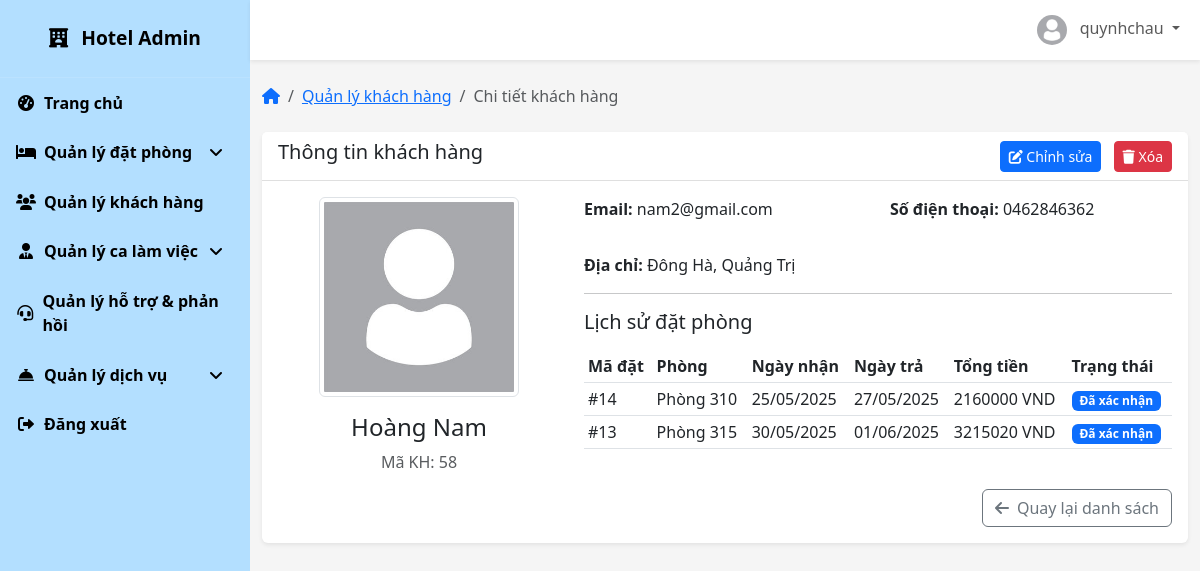
/admin-dashboard/customers/58/ (signed in), run on the app's committed database.
### accounts/models.py (models this page shows, shortened)
class TaiKhoan(AbstractBaseUser, PermissionsMixin):
    username = models.CharField(
        max_length=150,
        unique=True,
        verbose_name=_('Tên đăng nhập'),
        error_messages={
            'unique': _("Tên đăng nhập đã tồn tại."),
        },
    )
    email = models.EmailField(
        verbose_name=_('Địa chỉ email'),
        max_length=255,
        unique=True,
        blank=True,
        null=True,
        error_messages={
            'unique': _("Email đã được sử dụng."),
        },
    )
    sdt = models.CharField(
        max_length=15,
        verbose_name=_('Số điện thoại'),
        blank=True,
        null=True,
    )
    dia_chi = models.TextField(
        verbose_name=_('Địa chỉ'),
        blank=True,
        null=True,
    )
    loai_tk = models.CharField(
        max_length=20,
        choices=[
            ('khach_hang', 'Khách hàng'),
            ('nhan_vien', 'Nhân viên'),
            ('admin', 'Quản lý'),
        ],
        default='khach_hang',
        verbose_name=_('Loại tài khoản'),
    )
    is_staff = models.BooleanField(
        default=False,
        verbose_name=_('Truy cập quản trị'),
    )
    is_active = models.BooleanField(
        default=True,
        verbose_name=_('Kích hoạt'),
    )
    objects = TaiKhoanManager()
    USERNAME_FIELD = 'username'
    REQUIRED_FIELDS = ['email']
    class Meta:
        verbose_name = _('Tài khoản')
        verbose_name_plural = _('Tài khoản')

### core/models.py (models this page shows, shortened)
class KhachHang(models.Model):
    ma_kh = models.AutoField(primary_key=True)
    tai_khoan = models.OneToOneField(settings.AUTH_USER_MODEL, on_delete=models.CASCADE)
    ten_kh = models.CharField(max_length=50)
    sdt = models.CharField(max_length=10)
    email = models.EmailField()
    dia_chi = models.TextField()
    anh_dai_dien = models.ImageField(upload_to='khach_hang/', null=True, blank=True)
    ghi_chu = models.TextField(blank=True)

class DonDatPhong(models.Model):
    TRANG_THAI_CHOICES = [
        ('cho_xac_nhan', 'Chờ xác nhận'),
        ('da_xac_nhan', 'Đã xác nhận'),
        ('da_checkin', 'Đã check-in'),
        ('da_checkout', 'Đã check-out'),
        ('da_huy', 'Đã hủy'),
    ]
    ma_ddp = models.AutoField(primary_key=True)
    khach_hang = models.ForeignKey(KhachHang, on_delete=models.CASCADE)
    phong = models.ForeignKey(Phong, on_delete=models.CASCADE)
    ngay_dat = models.DateTimeField(auto_now_add=True)
    ngay_nhan = models.DateField()
    ngay_tra = models.DateField()
    so_luong_nguoi = models.PositiveIntegerField(default=1)
    gia_ddp = models.FloatField(validators=[MinValueValidator(0)])
    trang_thai = models.CharField(max_length=20, choices=TRANG_THAI_CHOICES, default='cho_xac_nhan')
    ghi_chu = models.TextField(blank=True)
    da_thanh_toan = models.BooleanField(default=False)

class Phong(models.Model):
    LOAI_PHONG_CHOICES = [
        ('standard', 'Phòng Standard'),
        ('deluxe', 'Phòng Deluxe'),
        ('suite', 'Phòng Suite'),
        ('family', 'Phòng Gia đình'),
    ]
    TRANG_THAI_CHOICES = [
        ('trong', 'Trống'),
        ('da_dat', 'Đã đặt'),
        ('dang_su_dung', 'Đang sử dụng'),
        ('bao_tri', 'Bảo trì'),
    ]
    ma_p = models.AutoField(primary_key=True)
    ten_p = models.CharField(max_length=50, unique=True)
    gia = models.FloatField(validators=[MinValueValidator(0)])
    loai_p = models.CharField(max_length=25, choices=LOAI_PHONG_CHOICES)
    chinh_sach_huy_p = models.TextField()
    mo_ta = models.TextField()
    anh_dai_dien = models.ImageField(upload_to='phong/')
    trang_thai = models.CharField(max_length=20, choices=TRANG_THAI_CHOICES, default='trong')
    suc_chua = models.PositiveIntegerField(default=2)
    tien_ich = models.TextField(blank=True)

### core/views.py (the view)
# urls.py: path('admin-dashboard/customers/<int:pk>/', core_views.customer_detail, name='customer_detail'),
@login_required
@user_passes_test(is_admin_or_staff)
def customer_detail(request, pk):
    logger.debug(f"User accessing customer_detail: {request.user.username}, Role: {getattr(request.user, 'loai_tk', 'N/A')}, Authenticated: {request.user.is_authenticated}")
    customer = get_object_or_404(KhachHang, pk=pk)
    bookings = DonDatPhong.objects.filter(khach_hang=customer).order_by('-ngay_dat')
    context = {
        'customer': customer,
        'bookings': bookings,
        'is_admin': request.user.loai_tk == 'admin',
        'is_staff': request.user.loai_tk == 'nhan_vien',
    }
    return render(request, 'admin/customer_detail.html', context)

### core/context_processors.py (called while the page is built)
def user_roles_processor(request):
    is_user_true_admin = False  # Phân biệt admin thật sự (superuser hoặc loai_tk='admin')
    is_regular_staff_role = False  # Nhân viên thường, không phải admin/superuser
    if request.user.is_authenticated:
        if request.user.is_superuser or getattr(request.user, 'loai_tk', None) == 'admin':
            is_user_true_admin = True
        if getattr(request.user, 'loai_tk', None) == 'nhan_vien' and not is_user_true_admin:
            is_regular_staff_role = True
    return {
        'is_user_true_admin': is_user_true_admin,
        'is_regular_staff_role': is_regular_staff_role,
    }

### core/views.py (called while the page is built)
def is_admin(user):
    try:
        return user.is_authenticated and (user.is_superuser or getattr(user, 'loai_tk', '').strip().lower() == 'admin')
    except AttributeError as e:
        logger.error(f"Error in is_admin: {str(e)}")
        return False

def is_admin_or_staff(user):
    return is_admin(user) or is_staff(user)

### templates/admin/customer_detail.html (shortened to what this page needs)
{% extends 'admin/base.html' %}
{% block breadcrumb %}
<li class="breadcrumb-item"><a href="{% url 'admin_customer_management' %}">Quản lý khách hàng</a></li>
<li class="breadcrumb-item active" aria-current="page">Chi tiết khách hàng</li>
{% endblock %}
{% block admin_content %}
<div class="card">
    <div class="card-header d-flex justify-content-between align-items-center">
        <h5>Thông tin khách hàng</h5>
        {% if is_admin %}
            <div>
                <a href="{% url 'edit_customer' customer.ma_kh %}" class="btn btn-sm btn-primary me-2">
                    <i class="fas fa-edit"></i> Chỉnh sửa
                </a>
                <button type="button" class="btn btn-sm btn-danger" data-bs-toggle="modal" data-bs-target="#deleteModal">
                    <i class="fas fa-trash"></i> Xóa
                </button>
            </div>
        {% endif %}
    </div>
    <div class="card-body">
        <div class="row">
            <div class="col-md-4 text-center">
                {% if customer.anh_dai_dien %}
    <img src="{{ customer.anh_dai_dien.url }}" class="img-thumbnail mb-3" width="200" alt="Avatar">
{% else %}
    <img src="/static/images/default-avartar.jpg" class="img-thumbnail mb-3" width="200" alt="Default Avatar">
{% endif %}
                <h4>{{ customer.ten_kh }}</h4>
                <p class="text-muted">Mã KH: {{ customer.ma_kh }}</p>
            </div>
            <div class="col-md-8">
                <div class="row mb-3">
                    <div class="col-md-6">
                        <p><strong>Email:</strong> {{ customer.email }}</p>
                    </div>
                    <div class="col-md-6">
                        <p><strong>Số điện thoại:</strong> {{ customer.sdt }}</p>
                    </div>
                </div>
                <div class="mb-3">
                    <p><strong>Địa chỉ:</strong> {{ customer.dia_chi }}</p>
                </div>
                <hr>
                <h5 class="mb-3">Lịch sử đặt phòng</h5>
                <div class="table-responsive">
                    <table class="table table-sm">
                        <thead>
                            <tr>
                                <th>Mã đặt</th>
                                <th>Phòng</th>
                                <th>Ngày nhận</th>
                                <th>Ngày trả</th>
                                <th>Tổng tiền</th>
                                <th>Trạng thái</th>
                            </tr>
                        </thead>
                        <tbody>
                            {% for booking in bookings %}
                            <tr>
                                <td>#{{ booking.ma_ddp }}</td>
                                <td>{{ booking.phong.ten_p }}</td>
                                <td>{{ booking.ngay_nhan|date:"d/m/Y" }}</td>
                                <td>{{ booking.ngay_tra|date:"d/m/Y" }}</td>
                                <td>{{ booking.gia_ddp|floatformat:0 }} VND</td>
                                <td>
                                    {% if booking.trang_thai == 'cho_xac_nhan' %}
                                    <span class="badge bg-warning">Chờ xác nhận</span>
                                    {% elif booking.trang_thai == 'da_xac_nhan' %}
                                    <span class="badge bg-primary">Đã xác nhận</span>
                                    {% elif booking.trang_thai == 'da_checkin' %}
                                    <span class="badge bg-success">Đã check-in</span>
                                    {% elif booking.trang_thai == 'da_checkout' %}
                                    <span class="badge bg-secondary">Đã check-out</span>
                                    {% else %}
                                    <span class="badge bg-danger">Đã hủy</span>
                                    {% endif %}
                                </td>
                            </tr>
                            {% empty %}
                            <tr>
                                <td colspan="6" class="text-center">Không có lịch sử đặt phòng</td>
                            </tr>
                            {% endfor %}
                        </tbody>
                    </table>
                </div>
                <div class="d-flex justify-content-end mt-4">
                    <a href="{% url 'admin_customer_management' %}" class="btn btn-outline-secondary">
                        <i class="fas fa-arrow-left me-2"></i>Quay lại danh sách
                    </a>
                </div>
            </div>
        </div>
    </div>
</div>
{% endblock %}

### templates/admin/base.html (shortened to what this page needs)
{% extends 'base.html' %}
{% load static %}
{% block extra_css %}
<link rel="stylesheet" href="https://cdnjs.cloudflare.com/ajax/libs/font-awesome/6.0.0/css/all.min.css">
{% endblock %}
{% block content %}
<div class="sidebar" style="background-color: #B3DFFF; color: black;">
    <div class="sidebar-brand">
        <i class="fas fa-hotel me-2"></i>
        <span>Hotel Admin</span>
    </div>
    <ul class="sidebar-nav">
        <li class="sidebar-nav-item">
            <a href="{% url 'admin_dashboard' %}" class="sidebar-nav-link {% if request.resolver_match.url_name == 'admin_dashboard' %}active{% endif %}" style="color: black; font-weight: bold;">
                <i class="fas fa-tachometer-alt"></i>
                <span>Trang chủ</span>
            </a>
        </li>
        <li class="sidebar-nav-item">
            <a href="#roomManagement" class="sidebar-nav-link " data-bs-toggle="collapse" style="color: black; font-weight: bold;">
                <i class="fas fa-bed"></i>
                <span>Quản lý đặt phòng</span>
                <i class="fas fa-angle-down ms-auto"></i>
            </a>
        </li>
        <li class="sidebar-nav-item">
            <a href="{% url 'admin_customer_management' %}" class="sidebar-nav-link {% if request.resolver_match.url_name == 'admin_customer_management' %}active{% endif %}" style="color: black; font-weight: bold;">
                <i class="fas fa-users"></i>
                <span>Quản lý khách hàng</span>
            </a>
        </li>
        <li class="sidebar-nav-item">
            <a href="#staffManagement" class="sidebar-nav-link " data-bs-toggle="collapse" style="color: black; font-weight: bold;">
                <i class="fas fa-user-tie"></i>
                <span>Quản lý ca làm việc</span>
                <i class="fas fa-angle-down ms-auto"></i>
            </a>
        </li>
        <li class="sidebar-nav-item">
            <a href="{% url 'admin_request_management' %}" class="sidebar-nav-link {% if request.resolver_match.url_name == 'admin_request_management' %}active{% endif %}" style="color: black; font-weight: bold;">
                <i class="fas fa-headset"></i>
                <span>Quản lý hỗ trợ & phản hồi</span>
            </a>
        </li>
        <li class="sidebar-nav-item">
            <a href="#serviceManagement" class="sidebar-nav-link " data-bs-toggle="collapse" style="color: black; font-weight: bold;">
                <i class="fas fa-concierge-bell"></i>
                <span>Quản lý dịch vụ</span>
                <i class="fas fa-angle-down ms-auto"></i>
            </a>
        </li>
        <li class="sidebar-nav-item">
            <a href="{% url 'logout' %}" class="sidebar-nav-link" style="color: black; font-weight: bold;">
                <i class="fas fa-sign-out-alt"></i>
                <span>Đăng xuất</span>
            </a>
        </li>
    </ul>
</div>
<div class="main-content">
    <nav class="navbar navbar-expand navbar-light bg-white">
        <div class="container-fluid">
            <ul class="navbar-nav ms-auto">
                <li class="nav-item dropdown">
                    <a class="nav-link dropdown-toggle" href="#" id="navbarDropdown" role="button" data-bs-toggle="dropdown" aria-expanded="false">
                        <img src="{% if user.avatar %}{{ user.avatar.url}}{% else %}{% static 'images/default-avartar.jpg' %}{% endif %}" class="avatar me-2" alt="Avatar">
                        <span class="d-none d-md-inline">{{ request.user.get_full_name|default:request.user.username }}</span>
                    </a>
                </li>
            </ul>
        </div>
    </nav>
    <div class="container-fluid py-4">
        <nav aria-label="breadcrumb" class="mb-4">
            <ol class="breadcrumb">
                <li class="breadcrumb-item"><a href="{% url 'admin_dashboard' %}"><i class="fas fa-home"></i></a></li>
                {% block breadcrumb %}
                {% endblock %}
            </ol>
        </nav>
        {% block admin_content %}
        {% endblock %}
    </div>
</div>
{% endblock %}

### templates/admin/base.html (style rules this page uses)
:root { --sidebar-width: 250px; --navbar-height: 60px; --primary-color: #3498db; --secondary-color: #2c3e50; --light-color: #ecf0f1; --dark-color: #34495e; --success-color: #2ecc71; --danger-color: #e74c3c; --warning-color: #f39c12; }
body { font-family: 'Segoe UI', Tahoma, Geneva, Verdana, sans-serif; background-color: #f5f5f5; }
.sidebar { width: var(--sidebar-width); height: 100vh; position: fixed; top: 0; left: 0; background-color: var(--secondary-color); color: white; transition: all 0.3s; z-index: 1000; }
.sidebar-brand { padding: 1.5rem 1rem; font-size: 1.2rem; font-weight: bold; text-align: center; border-bottom: 1px solid rgba(255, 255, 255, 0.1); }
.sidebar-nav { padding: 0; list-style: none; }
.sidebar-nav-item { position: relative; }
.sidebar-nav-link { display: flex; align-items: center; padding: 0.8rem 1rem; color: rgba(255, 255, 255, 0.7); text-decoration: none; transition: all 0.3s; }
.sidebar-nav-link i { margin-right: 0.5rem; width: 20px; text-align: center; }
.main-content { margin-left: var(--sidebar-width); padding-top: var(--navbar-height); min-height: 100vh; transition: all 0.3s; }
.navbar { height: var(--navbar-height); position: fixed; top: 0; right: 0; left: var(--sidebar-width); z-index: 1030; background-color: white; box-shadow: 0 0.125rem 0.25rem rgba(0, 0, 0, 0.075); }
.breadcrumb { background-color: transparent; padding: 0; }
.card { border: none; box-shadow: 0 0.125rem 0.25rem rgba(0, 0, 0, 0.075); margin-bottom: 1.5rem; }
.card-header { background-color: white; border-bottom: 1px solid rgba(0, 0, 0, 0.125); font-weight: bold; }
.table th { border-top: none; font-weight: 600; }
.avatar { width: 30px; height: 30px; border-radius: 50%; object-fit: cover; }

### data on the page
TaiKhoan: user.get_full_name "quynhchau"
KhachHang: ten_kh "Hoàng Nam", ma_kh "58", email "nam2@gmail.com", sdt "0462846362", dia_chi "Đông Hà, Quảng Trị"
DonDatPhong: ma_ddp "14", phong.ten_p "Phòng 310", ngay_nhan "25/05/2025", ngay_tra "27/05/2025", gia_ddp "2160000", trang_thai "Đã xác nhận"
DonDatPhong: ma_ddp "13", phong.ten_p "Phòng 315", ngay_nhan "30/05/2025", ngay_tra "01/06/2025", gia_ddp "3215020", trang_thai "Đã xác nhận"
